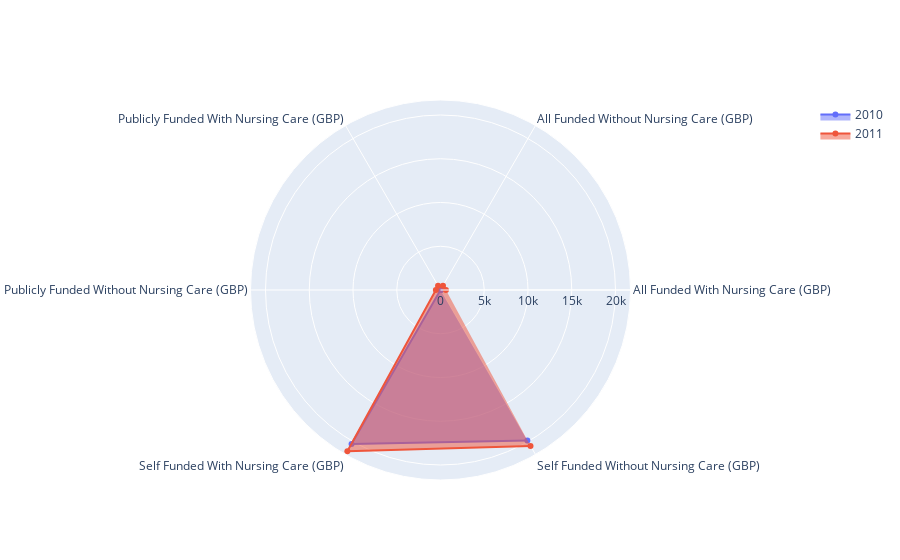

Here is the notebook cell this chart was saved with:
### Code cell
# spider plot with 2 years

fig = go.Figure()

fig.add_trace(go.Scatterpolar(
    r = care_home_charges_scot.iloc[0].tolist(),
    theta = care_home_charges_scot.columns.values.tolist(),
    fill = "toself",
    name = str(care_home_charges_scot.index[0]).replace("0331","")
))

fig.add_trace(go.Scatterpolar(
    r = care_home_charges_scot.iloc[1].tolist(),
    theta = care_home_charges_scot.columns.values.tolist(),
    fill = "toself",
    name = str(care_home_charges_scot.index[1]).replace("0331","")
))

fig.show()

### Figure 1 — Plotly figure (JSON) as saved in the notebook; plotly's stock layout.template omitted (floating-point values rounded to 4 significant figures)
{"data": [{"fill": "toself", "name": "2010", "r": [0, 0, 0, 0, 20332, 19861], "theta": ["All Funded With Nursing Care (GBP)", "All Funded Without Nursing Care (GBP)", "Publicly Funded With Nursing Care (GBP)", "Publicly Funded Without Nursing Care (GBP)", "Self Funded With Nursing Care (GBP)", "Self Funded Without Nursing Care (GBP)"], "type": "scatterpolar"}, {"fill": "toself", "name": "2011", "r": [623, 572, 561, 531, 21286, 20578], "theta": ["All Funded With Nursing Care (GBP)", "All Funded Without Nursing Care (GBP)", "Publicly Funded With Nursing Care (GBP)", "Publicly Funded Without Nursing Care (GBP)", "Self Funded With Nursing Care (GBP)", "Self Funded Without Nursing Care (GBP)"], "type": "scatterpolar"}], "layout": {}}
